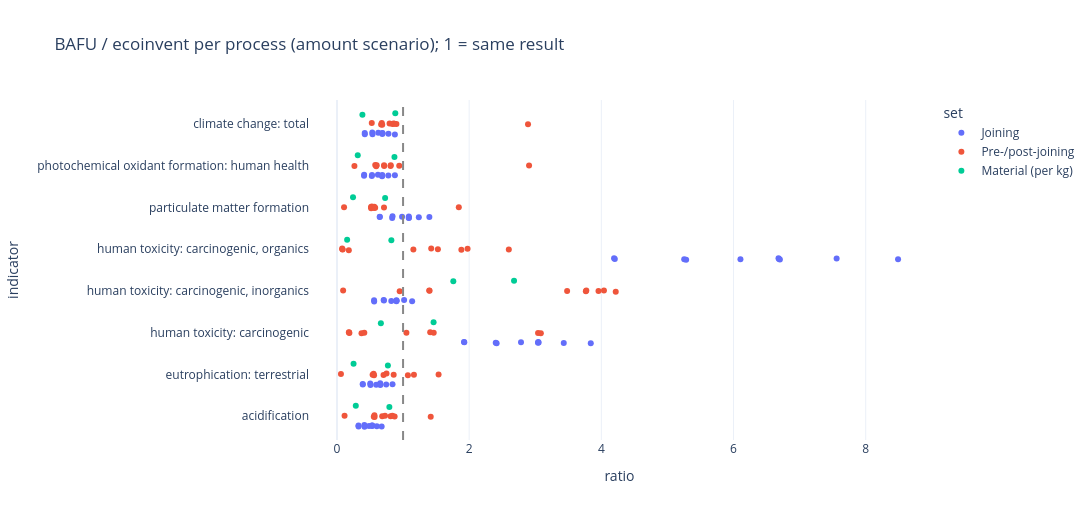

The notebook cell this image was saved under:
### Code cell
impact_ratios = comparison[~comparison["indicator"].str.contains(r"\(kWh\)|\(EUR\)")]
# Colour and symbol per process set (accessible palette of l4m_lca.plots); one row per indicator
fig = px.strip(impact_ratios, x="ratio", y="indicator", color="set", hover_data=["Process"],
               color_discrete_sequence=["#2a78d6", "#eb6834"],
               labels={"ratio": "BAFU result / ecoinvent result", "indicator": "", "set": "Process set"},
               title=f"BAFU / ecoinvent per process ({SCENARIO} scenario); 1 = same result")
fig.update_traces(marker=dict(size=11, line=dict(color="white", width=1)))
for trace, symbol in zip(fig.data, ["circle", "diamond", "square", "triangle-up"]):
    trace.marker.symbol = symbol
fig.add_vline(x=1, line_dash="dash", line_color="#5d6a64", annotation_text="same result",
              annotation_position="top")
fig.update_layout(template="plotly_white", height=520, width=1200, font=dict(size=14, color="#1d2421"))
display(fig)

### Figure 1 — Plotly figure (JSON) as saved in the notebook; plotly's stock layout.template omitted (floating-point values rounded to 4 significant figures)
{"data": [{"alignmentgroup": "True", "boxpoints": "all", "customdata": [["Battery cooling plate joined with controlled atmosphere brazing"], ["Freeze Dryers Shelf joined with standard laser"], ["Fuel tank joined with TIG"], ["Heat exchanger joined with standard laser"], ["Heterogeneous pipe joined with standard laser"], ["Battery cooling plate joined with Dynamic Beam Shaping"], ["Freeze Dryers Shelf joined with Dynamic Beam Shaping"], ["Fuel tank joined with Dynamic Beam Shaping"], ["Heat exchanger joined with Dynamic Beam Shaping"], ["Heterogeneous pipe joined with Dynamic Beam Shaping"], ["Battery cooling plate joined with controlled atmosphere brazing"], ["Freeze Dryers Shelf joined with standard laser"], ["Fuel tank joined with TIG"], ["Heat exchanger joined with standard laser"], ["Heterogeneous pipe joined with standard laser"], ["Battery cooling plate joined with Dynamic Beam Shaping"], ["Freeze Dryers Shelf joined with Dynamic Beam Shaping"], ["Fuel tank joined with Dynamic Beam Shaping"], ["Heat exchanger joined with Dynamic Beam Shaping"], ["Heterogeneous pipe joined with Dynamic Beam Shaping"], ["Battery cooling plate joined with controlled atmosphere brazing"], ["Freeze Dryers Shelf joined with standard laser"], ["Fuel tank joined with TIG"], ["Heat exchanger joined with standard laser"], ["Heterogeneous pipe joined with standard laser"], ["Battery cooling plate joined with Dynamic Beam Shaping"], ["Freeze Dryers Shelf joined with Dynamic Beam Shaping"], ["Fuel tank joined with Dynamic Beam Shaping"], ["Heat exchanger joined with Dynamic Beam Shaping"], ["Heterogeneous pipe joined with Dynamic Beam Shaping"], ["Battery cooling plate joined with controlled atmosphere brazing"], ["Freeze Dryers Shelf joined with standard laser"], ["Fuel tank joined with TIG"], ["Heat exchanger joined with standard laser"], ["Heterogeneous pipe joined with standard laser"], ["Battery cooling plate joined with Dynamic Beam Shaping"], ["Freeze Dryers Shelf joined with Dynamic Beam Shaping"], ["Fuel tank joined with Dynamic Beam Shaping"], ["Heat exchanger joined with Dynamic Beam Shaping"], ["Heterogeneous pipe joined with Dynamic Beam Shaping"], ["Battery cooling plate joined with controlled atmosphere brazing"], ["Freeze Dryers Shelf joined with standard laser"], ["Fuel tank joined with TIG"], ["Heat exchanger joined with standard laser"], ["Heterogeneous pipe joined with standard laser"], ["Battery cooling plate joined with Dynamic Beam Shaping"], ["Freeze Dryers Shelf joined with Dynamic Beam Shaping"], ["Fuel tank joined with Dynamic Beam Shaping"], ["Heat exchanger joined with Dynamic Beam Shaping"], ["Heterogeneous pipe joined with Dynamic Beam Shaping"], ["Battery cooling plate joined with controlled atmosphere brazing"], ["Freeze Dryers Shelf joined with standard laser"], ["Fuel tank joined with TIG"], ["Heat exchanger joined with standard laser"], ["Heterogeneous pipe joined with standard laser"], ["Battery cooling plate joined with Dynamic Beam Shaping"], ["Freeze Dryers Shelf joined with Dynamic Beam Shaping"], ["Fuel tank joined with Dynamic Beam Shaping"], ["Heat exchanger joined with Dynamic Beam Shaping"], ["Heterogeneous pipe joined with Dynamic Beam Shaping"], ["Battery cooling plate joined with controlled atmosphere brazing"], ["Freeze Dryers Shelf joined with standard laser"], ["Fuel tank joined with TIG"], ["Heat exchanger joined with standard laser"], ["Heterogeneous pipe joined with standard laser"], ["Battery cooling plate joined with Dynamic Beam Shaping"], ["Freeze Dryers Shelf joined with Dynamic Beam Shaping"], ["Fuel tank joined with Dynamic Beam Shaping"], ["Heat exchanger joined with Dynamic Beam Shaping"], ["Heterogeneous pipe joined with Dynamic Beam Shaping"], ["Battery cooling plate joined with controlled atmosphere brazing"], ["Freeze Dryers Shelf joined with standard laser"], ["Fuel tank joined with TIG"], ["Heat exchanger joined with standard laser"], ["Heterogeneous pipe joined with standard laser"], ["Battery cooling plate joined with Dynamic Beam Shaping"], ["Freeze Dryers Shelf joined with Dynamic Beam Shaping"], ["Fuel tank joined with Dynamic Beam Shaping"], ["Heat exchanger joined with Dynamic Beam Shaping"], ["Heterogeneous pipe joined with Dynamic Beam Shaping"]], "fillcolor": "rgba(255,255,255,0)", "hoveron": "points", "hovertemplate": "set=Joining<br>ratio=%{x}<br>indicator=%{y}<br>Process=%{customdata[0]}<extra></extra>", "legendgroup": "Joining", "line": {"color": "rgba(255,255,255,0)"}, "marker": {"color": "#636efa"}, "name": "Joining", "offsetgroup": "Joining", "orientation": "h", "pointpos": 0, "showlegend": true, "type": "box", "x": [0.4166, 0.4142, 0.6024, 0.3262, 0.4844, 0.6763, 0.532, 0.5331, 0.3253, 0.5314, 0.5064, 0.5032, 0.745, 0.3908, 0.5933, 0.8404, 0.6545, 0.6559, 0.3896, 0.6537, 2.416, 2.402, 3.432, 1.927, 2.784, 3.84, 3.045, 3.051, 1.922, 3.041, 0.7107, 0.7067, 1.016, 0.5627, 0.8219, 1.137, 0.9001, 0.9019, 0.5612, 0.8991, 5.283, 5.253, 7.56, 4.204, 6.105, 8.489, 6.688, 6.702, 4.193, 6.68, 0.8406, 0.8353, 1.238, 0.6485, 0.9852, 1.398, 1.087, 1.09, 0.6466, 1.086, 0.5302, 0.527, 0.7771, 0.4111, 0.62, 0.8762, 0.6833, 0.6847, 0.4099, 0.6824, 0.5372, 0.534, 0.7786, 0.4212, 0.6248, 0.8759, 0.6867, 0.6881, 0.42, 0.6859], "x0": " ", "xaxis": "x", "y": ["acidification", "acidification", "acidification", "acidification", "acidification", "acidification", "acidification", "acidification", "acidification", "acidification", "eutrophication: terrestrial", "eutrophication: terrestrial", "eutrophication: terrestrial", "eutrophication: terrestrial", "eutrophication: terrestrial", "eutrophication: terrestrial", "eutrophication: terrestrial", "eutrophication: terrestrial", "eutrophication: terrestrial", "eutrophication: terrestrial", "human toxicity: carcinogenic", "human toxicity: carcinogenic", "human toxicity: carcinogenic", "human toxicity: carcinogenic", "human toxicity: carcinogenic", "human toxicity: carcinogenic", "human toxicity: carcinogenic", "human toxicity: carcinogenic", "human toxicity: carcinogenic", "human toxicity: carcinogenic", "human toxicity: carcinogenic, inorganics", "human toxicity: carcinogenic, inorganics", "human toxicity: carcinogenic, inorganics", "human toxicity: carcinogenic, inorganics", "human toxicity: carcinogenic, inorganics", "human toxicity: carcinogenic, inorganics", "human toxicity: carcinogenic, inorganics", "human toxicity: carcinogenic, inorganics", "human toxicity: carcinogenic, inorganics", "human toxicity: carcinogenic, inorganics", "human toxicity: carcinogenic, organics", "human toxicity: carcinogenic, organics", "human toxicity: carcinogenic, organics", "human toxicity: carcinogenic, organics", "human toxicity: carcinogenic, organics", "human toxicity: carcinogenic, organics", "human toxicity: carcinogenic, organics", "human toxicity: carcinogenic, organics", "human toxicity: carcinogenic, organics", "human toxicity: carcinogenic, organics", "particulate matter formation", "particulate matter formation", "particulate matter formation", "particulate matter formation", "particulate matter formation", "particulate matter formation", "particulate matter formation", "particulate matter formation", "particulate matter formation", "particulate matter formation", "photochemical oxidant formation: human health", "photochemical oxidant formation: human health", "photochemical oxidant formation: human health", "photochemical oxidant formation: human health", "photochemical oxidant formation: human health", "photochemical oxidant formation: human health", "photochemical oxidant formation: human health", "photochemical oxidant formation: human health", "photochemical oxidant formation: human health", "photochemical oxidant formation: human health", "climate change: total", "climate change: total", "climate change: total", "climate change: total", "climate change: total", "climate change: total", "climate change: total", "climate change: total", "climate change: total", "climate change: total"], "y0": " ", "yaxis": "y"}, {"alignmentgroup": "True", "boxpoints": "all", "customdata": [["alkaline_degreasing for aluminium"], ["alkaline_degreasing for steel"], ["chemical_etching for aluminium"], ["passivation for steel"], ["pickling for steel"], ["grinding_polishing for aluminium"], ["grinding_polishing for steel"], ["machining for steel"], ["mechanical_treatment for aluminium"], ["mechanical_treatment for steel"], ["alkaline_degreasing for aluminium"], ["alkaline_degreasing for steel"], ["chemical_etching for aluminium"], ["passivation for steel"], ["pickling for steel"], ["grinding_polishing for aluminium"], ["grinding_polishing for steel"], ["machining for steel"], ["mechanical_treatment for aluminium"], ["mechanical_treatment for steel"], ["alkaline_degreasing for aluminium"], ["alkaline_degreasing for steel"], ["chemical_etching for aluminium"], ["passivation for steel"], ["pickling for steel"], ["grinding_polishing for aluminium"], ["grinding_polishing for steel"], ["machining for steel"], ["mechanical_treatment for aluminium"], ["mechanical_treatment for steel"], ["alkaline_degreasing for aluminium"], ["alkaline_degreasing for steel"], ["chemical_etching for aluminium"], ["passivation for steel"], ["pickling for steel"], ["grinding_polishing for aluminium"], ["grinding_polishing for steel"], ["machining for steel"], ["mechanical_treatment for aluminium"], ["mechanical_treatment for steel"], ["alkaline_degreasing for aluminium"], ["alkaline_degreasing for steel"], ["chemical_etching for aluminium"], ["passivation for steel"], ["pickling for steel"], ["grinding_polishing for aluminium"], ["grinding_polishing for steel"], ["machining for steel"], ["mechanical_treatment for aluminium"], ["mechanical_treatment for steel"], ["alkaline_degreasing for aluminium"], ["alkaline_degreasing for steel"], ["chemical_etching for aluminium"], ["passivation for steel"], ["pickling for steel"], ["grinding_polishing for aluminium"], ["grinding_polishing for steel"], ["machining for steel"], ["mechanical_treatment for aluminium"], ["mechanical_treatment for steel"], ["alkaline_degreasing for aluminium"], ["alkaline_degreasing for steel"], ["chemical_etching for aluminium"], ["passivation for steel"], ["pickling for steel"], ["grinding_polishing for aluminium"], ["grinding_polishing for steel"], ["machining for steel"], ["mechanical_treatment for aluminium"], ["mechanical_treatment for steel"], ["alkaline_degreasing for aluminium"], ["alkaline_degreasing for steel"], ["chemical_etching for aluminium"], ["passivation for steel"], ["pickling for steel"], ["grinding_polishing for aluminium"], ["grinding_polishing for steel"], ["machining for steel"], ["mechanical_treatment for aluminium"], ["mechanical_treatment for steel"]], "fillcolor": "rgba(255,255,255,0)", "hoveron": "points", "hovertemplate": "set=Pre-/post-joining<br>ratio=%{x}<br>indicator=%{y}<br>Process=%{customdata[0]}<extra></extra>", "legendgroup": "Pre-/post-joining", "line": {"color": "rgba(255,255,255,0)"}, "marker": {"color": "#EF553B"}, "name": "Pre-/post-joining", "offsetgroup": "Pre-/post-joining", "orientation": "h", "pointpos": 0, "showlegend": true, "type": "box", "x": [0.5668, 0.5689, 0.5571, 1.418, 0.6842, 0.8378, 0.727, 0.1148, 0.8721, 0.8108, 0.5539, 0.5612, 0.539, 1.538, 0.7496, 1.073, 0.7043, 0.06018, 1.164, 0.8578, 0.1831, 0.1878, 0.1797, 1.464, 0.3711, 1.41, 3.084, 0.4137, 1.051, 3.043, 3.957, 3.766, 3.773, 1.401, 4.218, 1.396, 3.482, 0.09336, 0.9489, 4.04, 0.08134, 0.0854, 0.07842, 1.527, 0.1792, 1.426, 2.6, 1.976, 1.156, 1.882, 0.5646, 0.5779, 0.5386, 1.843, 0.7117, 0.5149, 0.5273, 0.1072, 0.5166, 0.5622, 0.5931, 0.6008, 0.5787, 2.907, 0.8107, 0.7142, 0.8132, 0.2641, 0.7121, 0.942, 0.678, 0.6845, 0.6678, 2.891, 0.8993, 0.8551, 0.7958, 0.5265, 0.87, 0.8391], "x0": " ", "xaxis": "x", "y": ["acidification", "acidification", "acidification", "acidification", "acidification", "acidification", "acidification", "acidification", "acidification", "acidification", "eutrophication: terrestrial", "eutrophication: terrestrial", "eutrophication: terrestrial", "eutrophication: terrestrial", "eutrophication: terrestrial", "eutrophication: terrestrial", "eutrophication: terrestrial", "eutrophication: terrestrial", "eutrophication: terrestrial", "eutrophication: terrestrial", "human toxicity: carcinogenic", "human toxicity: carcinogenic", "human toxicity: carcinogenic", "human toxicity: carcinogenic", "human toxicity: carcinogenic", "human toxicity: carcinogenic", "human toxicity: carcinogenic", "human toxicity: carcinogenic", "human toxicity: carcinogenic", "human toxicity: carcinogenic", "human toxicity: carcinogenic, inorganics", "human toxicity: carcinogenic, inorganics", "human toxicity: carcinogenic, inorganics", "human toxicity: carcinogenic, inorganics", "human toxicity: carcinogenic, inorganics", "human toxicity: carcinogenic, inorganics", "human toxicity: carcinogenic, inorganics", "human toxicity: carcinogenic, inorganics", "human toxicity: carcinogenic, inorganics", "human toxicity: carcinogenic, inorganics", "human toxicity: carcinogenic, organics", "human toxicity: carcinogenic, organics", "human toxicity: carcinogenic, organics", "human toxicity: carcinogenic, organics", "human toxicity: carcinogenic, organics", "human toxicity: carcinogenic, organics", "human toxicity: carcinogenic, organics", "human toxicity: carcinogenic, organics", "human toxicity: carcinogenic, organics", "human toxicity: carcinogenic, organics", "particulate matter formation", "particulate matter formation", "particulate matter formation", "particulate matter formation", "particulate matter formation", "particulate matter formation", "particulate matter formation", "particulate matter formation", "particulate matter formation", "particulate matter formation", "photochemical oxidant formation: human health", "photochemical oxidant formation: human health", "photochemical oxidant formation: human health", "photochemical oxidant formation: human health", "photochemical oxidant formation: human health", "photochemical oxidant formation: human health", "photochemical oxidant formation: human health", "photochemical oxidant formation: human health", "photochemical oxidant formation: human health", "photochemical oxidant formation: human health", "climate change: total", "climate change: total", "climate change: total", "climate change: total", "climate change: total", "climate change: total", "climate change: total", "climate change: total", "climate change: total", "climate change: total"], "y0": " ", "yaxis": "y"}, {"alignmentgroup": "True", "boxpoints": "all", "customdata": [["aluminium"], ["steel"], ["aluminium"], ["steel"], ["aluminium"], ["steel"], ["aluminium"], ["steel"], ["aluminium"], ["steel"], ["aluminium"], ["steel"], ["aluminium"], ["steel"], ["aluminium"], ["steel"]], "fillcolor": "rgba(255,255,255,0)", "hoveron": "points", "hovertemplate": "set=Material (per kg)<br>ratio=%{x}<br>indicator=%{y}<br>Process=%{customdata[0]}<extra></extra>", "legendgroup": "Material (per kg)", "line": {"color": "rgba(255,255,255,0)"}, "marker": {"color": "#00cc96"}, "name": "Material (per kg)", "offsetgroup": "Material (per kg)", "orientation": "h", "pointpos": 0, "showlegend": true, "type": "box", "x": [0.2847, 0.7925, 0.251, 0.7705, 0.6643, 1.462, 2.679, 1.76, 0.1538, 0.8227, 0.2429, 0.7284, 0.3144, 0.8699, 0.3849, 0.8824], "x0": " ", "xaxis": "x", "y": ["acidification", "acidification", "eutrophication: terrestrial", "eutrophication: terrestrial", "human toxicity: carcinogenic", "human toxicity: carcinogenic", "human toxicity: carcinogenic, inorganics", "human toxicity: carcinogenic, inorganics", "human toxicity: carcinogenic, organics", "human toxicity: carcinogenic, organics", "particulate matter formation", "particulate matter formation", "photochemical oxidant formation: human health", "photochemical oxidant formation: human health", "climate change: total", "climate change: total"], "y0": " ", "yaxis": "y"}], "layout": {"boxmode": "group", "height": 520, "legend": {"title": {"text": "set"}, "tracegroupgap": 0}, "shapes": [{"line": {"color": "#888", "dash": "dash"}, "type": "line", "x0": 1, "x1": 1, "xref": "x", "y0": 0, "y1": 1, "yref": "y domain"}], "title": {"text": "BAFU / ecoinvent per process (amount scenario); 1 = same result"}, "width": 1200, "xaxis": {"anchor": "y", "domain": [0, 1], "title": {"text": "ratio"}}, "yaxis": {"anchor": "x", "domain": [0, 1], "title": {"text": "indicator"}}}}
